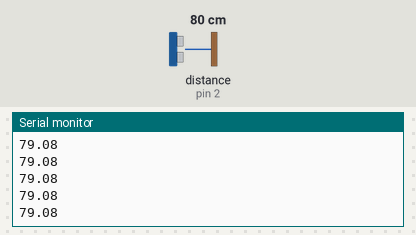
Recording of a sketch running on a simulated Arduino Uno, built with avr-gcc and run on an emulated ATmega328P. On the bench: the last lines printed to the serial monitor. Wiring (inferred from the names in the program): ultrasonic range finder: trigger pin 3; echo pin 2. Inputs (shaded band) come from the test bench; at power-on: distance to the obstacle (sensor on pin 2) 80 cm. The echo pulse lasts 58.3 µs per cm.

Above: at 1.2 s.
1.3 s: distance to the obstacle (sensor on pin 2) set to 2 cm
At 1.38 s:
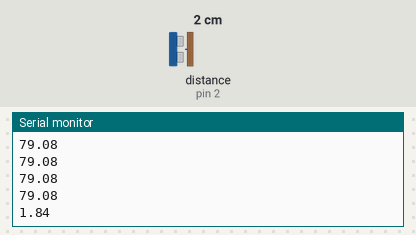
2.8 s: distance to the obstacle (sensor on pin 2) set to 4 cm
At 2.89 s:
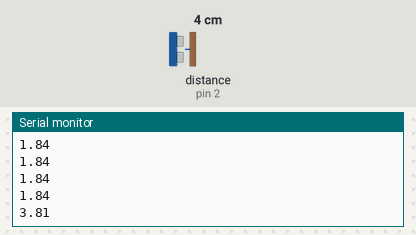
Timing chart, 0 to 5.8 s (numbered marks = the images above; inputs shaded):
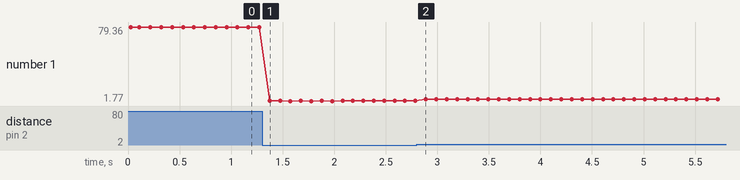

The sketch:

arduino_practice_ultrasonice_sensor_-_05_24_2022.ino
```cpp
int echoPin = 2;
int trigPin = 3;

void setup() {
  // put your setup code here, to run once:
  pinMode(trigPin, OUTPUT); //Trig >> D3
  pinMode(echoPin, INPUT); //Echo >> D2
  Serial.begin(9600); //initializing serial communication
  Serial.println("Ultrasonic Sensor Test:");
}

double distance;
long time;

void loop() {
  // put your main code here, to run repeatedly:
//clears conditions
digitalWrite(trigPin, LOW);
delayMicroseconds(2);


//Trig active
digitalWrite(trigPin,HIGH);
delayMicroseconds(10);
digitalWrite(trigPin,LOW);

double initialTime;

while(digitalRead(echoPin) == 0) {
initialTime = micros();
}

//

while(digitalRead(echoPin) == 1) {
time = micros() - initialTime;
}

//

distance = time*.034/2;
Serial.println(distance);
delay(100);
}
```

Measured:
- after the input at 1.3 s, the serial monitor: prints a new line after 0.07 s (image 1)
- after the input at 2.8 s, the serial monitor: prints a new line after 0.09 s (image 2)
- plotted number 1: 79.08 → 1.84 after the input at 1.3 s, 1.84 → 3.81 after the input at 2.8 s
